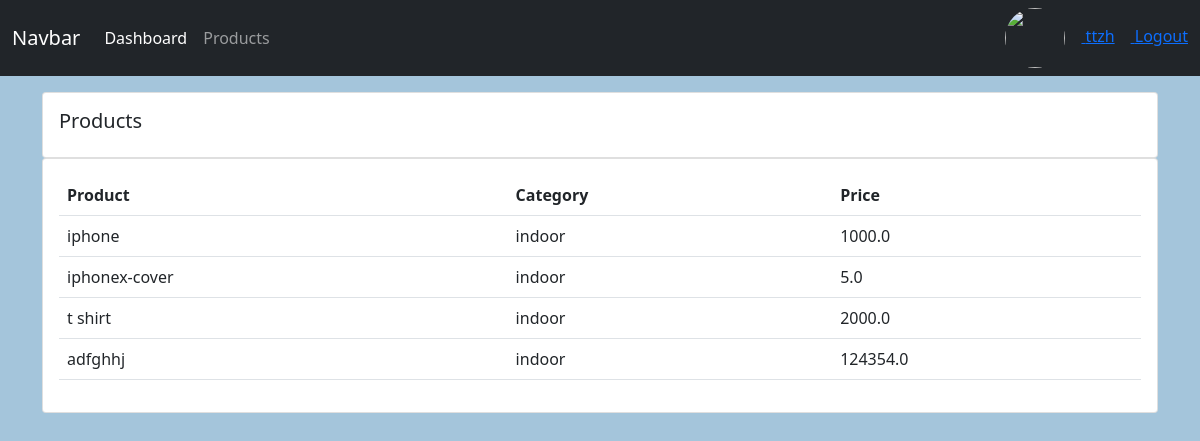
Screenshot of /products/ (signed in) with the database file from the repository.
### accounts/models.py (models this page shows, shortened)
class Product(models.Model):
    category = (
        ('indoor', 'In Door'),
        ('outdoor', 'Out Door')
    )
    name = models.CharField(max_length=2000, null=True)
    price = models.FloatField(null=True)
    category = models.CharField(max_length=2000, null=True, choices= category)
    description = models.CharField(max_length=2000, null=True, blank=True)
    created_at = models.DateTimeField(auto_now_add=True)
    tags = models.ManyToManyField(Tag)

### accounts/decorators.py (the view)
        def wrapper(request, *args, **kwargs): #order create mhr request a pyin customerId pr pr loh ae a twat args nae keyword args(**kwargs) tway htae
            if request.user.groups.first().name in roles:
                return view_fun(request, *args, **kwargs) #orderCreate function
            else:
                return HttpResponse('you are not authorized')

### accounts/views.py (called while the page is built)
@login_required(login_url='/login')
@allowed_roles(roles=['admin'])
def products(request):
    products = Product.objects.all()
    return render(request, 'accounts/products.html', {
        'products' : products
    })

### accounts/templates/accounts/products.html
{% extends 'accounts/master.html' %}
{% block content %}
<div class="row">
    <div class="col-md">
        <div class="card card-body">
            <h5>Products</h5>
        </div>
        <div class="card card-body">
            <table class="table">
                <tr>
                    <th>Product</th>
                    <th>Category</th>
                    <th>Price</th>
                </tr>
                {% for product in products %}
                <tr>
                    <td>{{product.name}}</td>
                    <td>{{product.category}}</td>
                    <td>{{product.price}}</td>
                </tr>
                {% endfor %}
            </table>
        </div>
    </div>
</div>
{% endblock content %}

### accounts/templates/accounts/components/navbar.html (shortened to what this page needs)
<nav class="navbar navbar-expand-lg navbar-dark bg-dark">
    <div class="container-fluid">
        <a class="navbar-brand" href="#">Navbar</a>
        <div class="collapse navbar-collapse" id="navbarNav">
        <ul class="navbar-nav">
        {% if request.user.is_staff %}
            <li class="nav-item">
            <a class="nav-link active" aria-current="page" href="{% url 'dashboard' %}">Dashboard</a>
            </li>
            <li class="nav-item">
            <a class="nav-link" href="{% url 'products' %}">Products</a>
            </li>
        {% else %}
            <li class="nav-item">
            <a class="nav-link" href="{% url 'customers.customer_profile' %}">Profile</a>
            </li>
        {% endif %}
        </ul>
        </div>
        {% if request.user.is_authenticated %}
        <div class="text-white">
            <a href="{% url 'customers.customer_profile_setting' %}">
                <img src="/{{request.user.customer.profile_pic}}" width="60px" height="60px" style="border-radius:50%" class="me-3">
                <span class="me-3">{{request.user.username}}</span>
            </a>
            <a href="{% url 'logout' %}">Logout</a>
        </div>
        {% else %}
        <div class="text-white">
            <a href="{% url 'login' %}" class="me-3">Login</a>
            <a href="{% url 'register' %}">Register</a>
        </div>
        {% endif %}
    </div>
</nav>

### accounts/static/accounts/css/style.css (style rules this page uses)
body { background-color:rgb(164, 197, 219); }

### rows the page displays
Product: name "iphone", category "indoor", price "1000.0"
Product: name "iphonex-cover", category "indoor", price "5.0"
Product: name "t shirt", category "indoor", price "2000.0"
Product: name "adfghhj", category "indoor", price "124354.0"

### other values shown
{{ request.user.username }} "ttzh"
